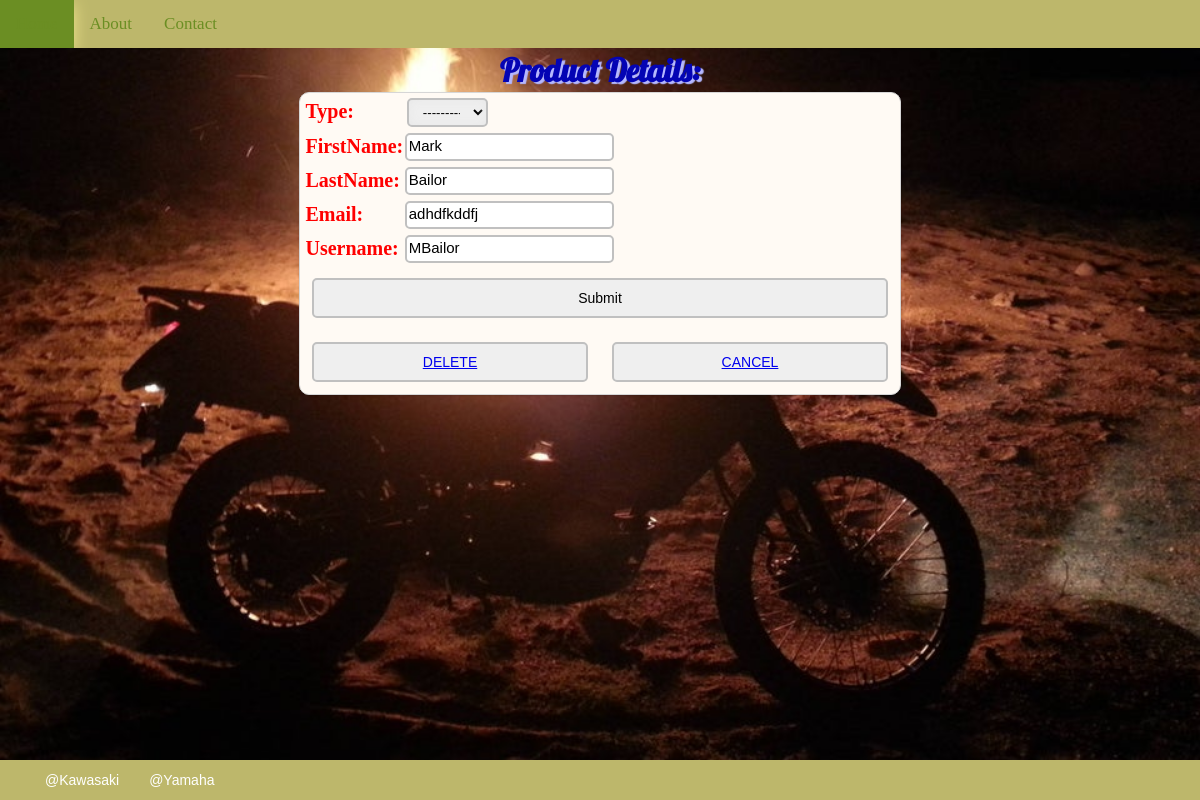
Page /1/details/ on the committed database.
### profiles/models.py (models this page shows, shortened)
class Profiles(models.Model):
    Type = models.CharField(max_length=60, null=False, blank=True, choices=TYPE_PREFIX)
    FirstName = models.CharField(max_length=60, default="", blank=True, null=False)
    LastName = models.CharField(max_length=60, default="", blank=True, null=False)
    Email = models.CharField(max_length=120, default="", blank=True, null=False)
    Username = models.CharField(max_length=100, default="", blank=True, null=False)
    objects = models.Manager()

### profiles/views.py (the view)
# urls.py: path('<int:pk>/details/', views.details, name="details"),
def details(request, pk):
    pk = int(pk)
    item = get_object_or_404(Profiles, pk=pk)
    form = ProfileForm(data=request.POST or None, instance=item)
    if request.method == 'POST':
        if form.is_valid():
            form2 = form.save(commit=False)
            form2.save()
            return redirect('admin_contacts')
        else:
            print(form.errors)
    else:
        return render(request, 'profiles/present_profiles.html', {'form': form})

### profiles/forms.py
class ProfileForm(ModelForm):
    class Meta:
        model = Profiles
        fields = '__all__'

### profiles/templates/profiles/present_profiles.html (shortened to what this page needs)
{% extends "base.html" %}
{% block header%}Product Details:{% endblock %}
{% block content %}
<div class="admin_panel">
    <form name="ProfileForm" method="POST" action="../details/">
        <table>
            {{ form.as_table }}
        </table>
        <div class="frmBtn_container">
            <input type="Submit">
            <div class="frmBtn_container">
                <button class="btn"><a href="../{{ form.pk }}delete/">DELETE</a></button>
                <button class="btn"><a href="{% url 'admin_contacts' %}">CANCEL</a></button>
            </div>
        </div>
    </form>
</div>
{% endblock %}

### resources/css/myLayout.css (style rules this page uses)
* { margin: 0; }
html { background-color: lightblue; }
body { position: relative; overflow: hidden; }
html, body { height: 100%; margin: 0; padding: 0; }
.admin_panel { margin: 0 auto; width: 50%; height: 80%; background-color: #fffaf4; border: 1px solid #d6d6d6; box-shadow: 0 1px 2px rgba(0,0,0,0.15); transition: all 0.3s ease-in-out; border-radius: 10px; transition: 0.3s; }
.frmBtn_container { display: flex; flex-wrap: wrap; align-items: center; width: 100%; }
.btn { flex-grow: 2; justify-content: center; text-align: center; display: inline-block; width: 150px; margin: 2% 2% 2% 2%; color: black; padding: 10px 0px; text-decoration: none; font-size: 14px; -webkit-transition-duration: 0.4s; transition-duration: 0.4s; cursor: pointer; border: 2px solid silver; border-radius: 5px; }
input[type="submit"] { flex-grow: 1; width: 10%; justify-content: center; text-align: center; display: inline-block; margin: 2% 2% 2% 2%; color: black; padding: 9px 0px 9px 0px; text-decoration: none; font-size: 14px; -webkit-transition-duration: 0.4s; transition-duration: 0.4s; cursor: pointer; border: 2px solid silver; border-radius: 5px; }
select { padding: 4px 10px; width: 40%; display: inline-block; margin: 1% 0% 0 1%; border: 2px solid silver; border-radius: 5px; box-shadow: 0 0 10px #E8E8E8 inset; }
input, textarea { width: 100%; margin: 1% 0 0 0; padding: 1% 0 2% 1%; line-height: 18px; font-size: 15px; border-radius: 5px; border: 2px solid silver; }
label { display: inline-block; width: 95%; text-align: left; margin: 1% 0 0 0; color: Red; line-height: 18px; font-size: 20px; }
.bg_img { background-color: darkkhaki; background-image: url('/static/images/fireklr.png'); background-size: cover; background-attachment:fixed; background-position: center; position: relative; -webkit-background-size: cover; -moz-background-size: cover; -o-background-size: cover; background-size: cover; }

### rows in the picture
Profiles: Type "---------", FirstName "Mark", LastName "Bailor", Email "adhdfkddfj", Username "MBailor"
